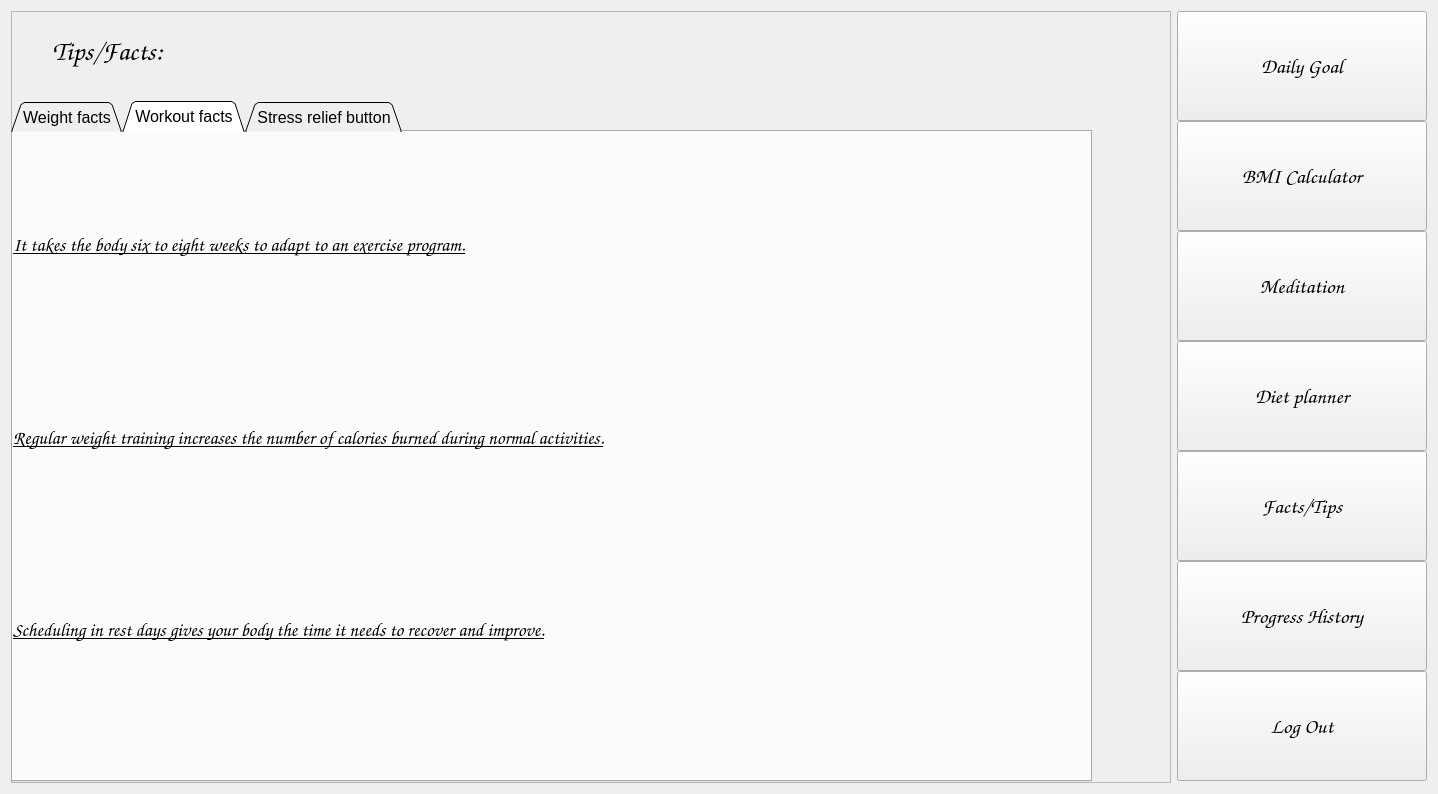
<?xml version="1.0" encoding="UTF-8"?>
<ui version="4.0">
 <class>Form</class>
 <widget class="QWidget" name="Form">
  <property name="geometry">
   <rect>
    <x>0</x>
    <y>0</y>
    <width>1438</width>
    <height>794</height>
   </rect>
  </property>
  <property name="windowTitle">
   <string>Form</string>
  </property>
  <property name="styleSheet">
   <string notr="true">border-image: url(:/newPrefix/Form graphics/hhhhhh.jpg);</string>
  </property>
  <layout class="QHBoxLayout" name="horizontalLayout">
   <item>
    <widget class="QFrame" name="frame">
     <property name="sizePolicy">
      <sizepolicy hsizetype="MinimumExpanding" vsizetype="MinimumExpanding">
       <horstretch>0</horstretch>
       <verstretch>0</verstretch>
      </sizepolicy>
     </property>
     <property name="styleSheet">
      <string notr="true">border-image:none;</string>
     </property>
     <property name="frameShape">
      <enum>QFrame::StyledPanel</enum>
     </property>
     <property name="frameShadow">
      <enum>QFrame::Raised</enum>
     </property>
     <widget class="QLabel" name="label">
      <property name="geometry">
       <rect>
        <x>0</x>
        <y>0</y>
        <width>1101</width>
        <height>81</height>
       </rect>
      </property>
      <property name="font">
       <font>
        <family>Comic Sans MS</family>
        <pointsize>20</pointsize>
        <weight>75</weight>
        <italic>true</italic>
        <bold>true</bold>
       </font>
      </property>
      <property name="styleSheet">
       <string notr="true">border-image: url(:/newPrefix/Form graphics/gg.png);</string>
      </property>
      <property name="text">
       <string>       Tips/Facts:</string>
      </property>
     </widget>
     <widget class="QTabWidget" name="tabWidget">
      <property name="geometry">
       <rect>
        <x>0</x>
        <y>90</y>
        <width>1081</width>
        <height>681</height>
       </rect>
      </property>
      <property name="font">
       <font>
        <pointsize>12</pointsize>
       </font>
      </property>
      <property name="tabShape">
       <enum>QTabWidget::Triangular</enum>
      </property>
      <property name="currentIndex">
       <number>1</number>
      </property>
      <widget class="QWidget" name="tab">
       <attribute name="title">
        <string>Weight facts</string>
       </attribute>
       <widget class="QWidget" name="layoutWidget">
        <property name="geometry">
         <rect>
          <x>40</x>
          <y>50</y>
          <width>631</width>
          <height>501</height>
         </rect>
        </property>
        <layout class="QVBoxLayout" name="verticalLayout">
         <item>
          <widget class="QLabel" name="label_2">
           <property name="sizePolicy">
            <sizepolicy hsizetype="Preferred" vsizetype="Preferred">
             <horstretch>0</horstretch>
             <verstretch>0</verstretch>
            </sizepolicy>
           </property>
           <property name="font">
            <font>
             <family>Comic Sans MS</family>
             <pointsize>14</pointsize>
             <weight>75</weight>
             <italic>true</italic>
             <bold>true</bold>
             <underline>true</underline>
            </font>
           </property>
           <property name="text">
            <string>Weight loss= Calories burned &gt;Calorie consumed</string>
           </property>
          </widget>
         </item>
         <item>
          <widget class="QLabel" name="label_3">
           <property name="sizePolicy">
            <sizepolicy hsizetype="Preferred" vsizetype="Preferred">
             <horstretch>0</horstretch>
             <verstretch>0</verstretch>
            </sizepolicy>
           </property>
           <property name="font">
            <font>
             <family>Comic Sans MS</family>
             <pointsize>14</pointsize>
             <weight>75</weight>
             <italic>true</italic>
             <bold>true</bold>
             <underline>true</underline>
            </font>
           </property>
           <property name="text">
            <string>Weight gain= Calories burned&lt; Calories consumed</string>
           </property>
          </widget>
         </item>
         <item>
          <widget class="QLabel" name="label_4">
           <property name="sizePolicy">
            <sizepolicy hsizetype="Preferred" vsizetype="Preferred">
             <horstretch>0</horstretch>
             <verstretch>0</verstretch>
            </sizepolicy>
           </property>
           <property name="font">
            <font>
             <family>Comic Sans MS</family>
             <pointsize>14</pointsize>
             <weight>75</weight>
             <italic>true</italic>
             <bold>true</bold>
             <underline>true</underline>
            </font>
           </property>
           <property name="text">
            <string>Weight fixed= Calories burned =Calorie consumed</string>
           </property>
          </widget>
         </item>
        </layout>
       </widget>
      </widget>
      <widget class="QWidget" name="tab_3">
       <attribute name="title">
        <string>Workout facts</string>
       </attribute>
       <widget class="QWidget" name="layoutWidget">
        <property name="geometry">
         <rect>
          <x>0</x>
          <y>20</y>
          <width>1000</width>
          <height>571</height>
         </rect>
        </property>
        <layout class="QVBoxLayout" name="verticalLayout_2">
         <item>
          <widget class="QLabel" name="label_5">
           <property name="font">
            <font>
             <family>Comic Sans MS</family>
             <pointsize>14</pointsize>
             <weight>75</weight>
             <italic>true</italic>
             <bold>true</bold>
             <underline>true</underline>
            </font>
           </property>
           <property name="text">
            <string>It takes the body six to eight weeks to adapt to an exercise program.</string>
           </property>
          </widget>
         </item>
         <item>
          <widget class="QLabel" name="label_6">
           <property name="font">
            <font>
             <family>Comic Sans MS</family>
             <pointsize>14</pointsize>
             <weight>75</weight>
             <italic>true</italic>
             <bold>true</bold>
             <underline>true</underline>
            </font>
           </property>
           <property name="text">
            <string>Regular weight training increases the number of calories burned during normal activities.</string>
           </property>
          </widget>
         </item>
         <item>
          <widget class="QLabel" name="label_7">
           <property name="font">
            <font>
             <family>Comic Sans MS</family>
             <pointsize>14</pointsize>
             <weight>75</weight>
             <italic>true</italic>
             <bold>true</bold>
             <underline>true</underline>
            </font>
           </property>
           <property name="text">
            <string>Scheduling in rest days gives your body the time it needs to recover and improve.</string>
           </property>
          </widget>
         </item>
        </layout>
       </widget>
      </widget>
      <widget class="QWidget" name="tab_2">
       <attribute name="title">
        <string>Stress relief button</string>
       </attribute>
       <widget class="QPushButton" name="pushButton">
        <property name="geometry">
         <rect>
          <x>150</x>
          <y>140</y>
          <width>291</width>
          <height>201</height>
         </rect>
        </property>
        <property name="font">
         <font>
          <family>Comic Sans MS</family>
          <pointsize>20</pointsize>
          <weight>75</weight>
          <italic>true</italic>
          <bold>true</bold>
          <underline>true</underline>
         </font>
        </property>
        <property name="styleSheet">
         <string notr="true">background-color: rgb(255, 0, 0);</string>
        </property>
        <property name="text">
         <string>PRESS HERE </string>
        </property>
       </widget>
       <widget class="QLabel" name="label_8">
        <property name="geometry">
         <rect>
          <x>500</x>
          <y>130</y>
          <width>191</width>
          <height>51</height>
         </rect>
        </property>
        <property name="font">
         <font>
          <family>Comic Sans MS</family>
          <pointsize>14</pointsize>
          <weight>75</weight>
          <italic>true</italic>
          <bold>true</bold>
          <underline>true</underline>
         </font>
        </property>
        <property name="text">
         <string>Number of clicks:</string>
        </property>
       </widget>
       <widget class="QLCDNumber" name="lcdNumber">
        <property name="geometry">
         <rect>
          <x>500</x>
          <y>210</y>
          <width>251</width>
          <height>131</height>
         </rect>
        </property>
       </widget>
       <widget class="QPushButton" name="pushButton_2">
        <property name="geometry">
         <rect>
          <x>790</x>
          <y>297</y>
          <width>93</width>
          <height>31</height>
         </rect>
        </property>
        <property name="font">
         <font>
          <family>Comic Sans MS</family>
          <pointsize>14</pointsize>
          <weight>75</weight>
          <italic>true</italic>
          <bold>true</bold>
         </font>
        </property>
        <property name="styleSheet">
         <string notr="true">background-image: url(:/newPrefix/Form graphics/ImagBtun.jpg);</string>
        </property>
        <property name="text">
         <string>Reset</string>
        </property>
       </widget>
      </widget>
     </widget>
    </widget>
   </item>
   <item>
    <layout class="QVBoxLayout" name="verticalLayout_4">
     <property name="spacing">
      <number>0</number>
     </property>
     <item>
      <widget class="QPushButton" name="pushButton_dailygoal">
       <property name="sizePolicy">
        <sizepolicy hsizetype="Fixed" vsizetype="Fixed">
         <horstretch>0</horstretch>
         <verstretch>0</verstretch>
        </sizepolicy>
       </property>
       <property name="minimumSize">
        <size>
         <width>250</width>
         <height>110</height>
        </size>
       </property>
       <property name="font">
        <font>
         <family>Comic Sans MS</family>
         <pointsize>16</pointsize>
         <weight>75</weight>
         <italic>true</italic>
         <bold>true</bold>
        </font>
       </property>
       <property name="styleSheet">
        <string notr="true">border-image: url(:/newPrefix/Form graphics/buttonbg.png);</string>
       </property>
       <property name="text">
        <string>Daily Goal</string>
       </property>
      </widget>
     </item>
     <item>
      <widget class="QPushButton" name="pushButton_bmicalculator">
       <property name="minimumSize">
        <size>
         <width>0</width>
         <height>110</height>
        </size>
       </property>
       <property name="font">
        <font>
         <family>Comic Sans MS</family>
         <pointsize>16</pointsize>
         <weight>75</weight>
         <italic>true</italic>
         <bold>true</bold>
        </font>
       </property>
       <property name="styleSheet">
        <string notr="true">border-image: url(:/newPrefix/Form graphics/buttonbg.png);</string>
       </property>
       <property name="text">
        <string>BMI Calculator</string>
       </property>
      </widget>
     </item>
     <item>
      <widget class="QPushButton" name="pushButton_medtation">
       <property name="minimumSize">
        <size>
         <width>0</width>
         <height>110</height>
        </size>
       </property>
       <property name="font">
        <font>
         <family>Comic Sans MS</family>
         <pointsize>16</pointsize>
         <weight>75</weight>
         <italic>true</italic>
         <bold>true</bold>
        </font>
       </property>
       <property name="styleSheet">
        <string notr="true">border-image: url(:/newPrefix/Form graphics/buttonbg.png);</string>
       </property>
       <property name="text">
        <string>Meditation</string>
       </property>
      </widget>
     </item>
     <item>
      <widget class="QPushButton" name="pushButton_dietplanner">
       <property name="sizePolicy">
        <sizepolicy hsizetype="Preferred" vsizetype="Fixed">
         <horstretch>0</horstretch>
         <verstretch>0</verstretch>
        </sizepolicy>
       </property>
       <property name="minimumSize">
        <size>
         <width>0</width>
         <height>110</height>
        </size>
       </property>
       <property name="font">
        <font>
         <family>Comic Sans MS</family>
         <pointsize>16</pointsize>
         <weight>75</weight>
         <italic>true</italic>
         <bold>true</bold>
        </font>
       </property>
       <property name="styleSheet">
        <string notr="true">border-image: url(:/newPrefix/Form graphics/buttonbg.png);</string>
       </property>
       <property name="text">
        <string>Diet planner</string>
       </property>
      </widget>
     </item>
     <item>
      <widget class="QPushButton" name="pushButton_both">
       <property name="minimumSize">
        <size>
         <width>0</width>
         <height>110</height>
        </size>
       </property>
       <property name="font">
        <font>
         <family>Comic Sans MS</family>
         <pointsize>16</pointsize>
         <weight>75</weight>
         <italic>true</italic>
         <bold>true</bold>
        </font>
       </property>
       <property name="styleSheet">
        <string notr="true">border-image: url(:/newPrefix/Form graphics/buttonbg.png);</string>
       </property>
       <property name="text">
        <string>Facts/Tips</string>
       </property>
      </widget>
     </item>
     <item>
      <widget class="QPushButton" name="pushButton_progresshistory">
       <property name="minimumSize">
        <size>
         <width>0</width>
         <height>110</height>
        </size>
       </property>
       <property name="font">
        <font>
         <family>Comic Sans MS</family>
         <pointsize>16</pointsize>
         <weight>75</weight>
         <italic>true</italic>
         <bold>true</bold>
        </font>
       </property>
       <property name="styleSheet">
        <string notr="true">border-image: url(:/newPrefix/Form graphics/buttonbg.png);</string>
       </property>
       <property name="text">
        <string>Progress History</string>
       </property>
      </widget>
     </item>
     <item>
      <widget class="QPushButton" name="pushButton_logout">
       <property name="minimumSize">
        <size>
         <width>0</width>
         <height>110</height>
        </size>
       </property>
       <property name="font">
        <font>
         <family>Comic Sans MS</family>
         <pointsize>16</pointsize>
         <weight>75</weight>
         <italic>true</italic>
         <bold>true</bold>
        </font>
       </property>
       <property name="styleSheet">
        <string notr="true">border-image: url(:/newPrefix/Form graphics/red-butto-transparent-background-11621027099oxucsro5ez.png);</string>
       </property>
       <property name="text">
        <string>Log Out</string>
       </property>
      </widget>
     </item>
    </layout>
   </item>
  </layout>
 </widget>
 <resources>
  <include location="images.qrc"/>
 </resources>
 <connections/>
</ui>
